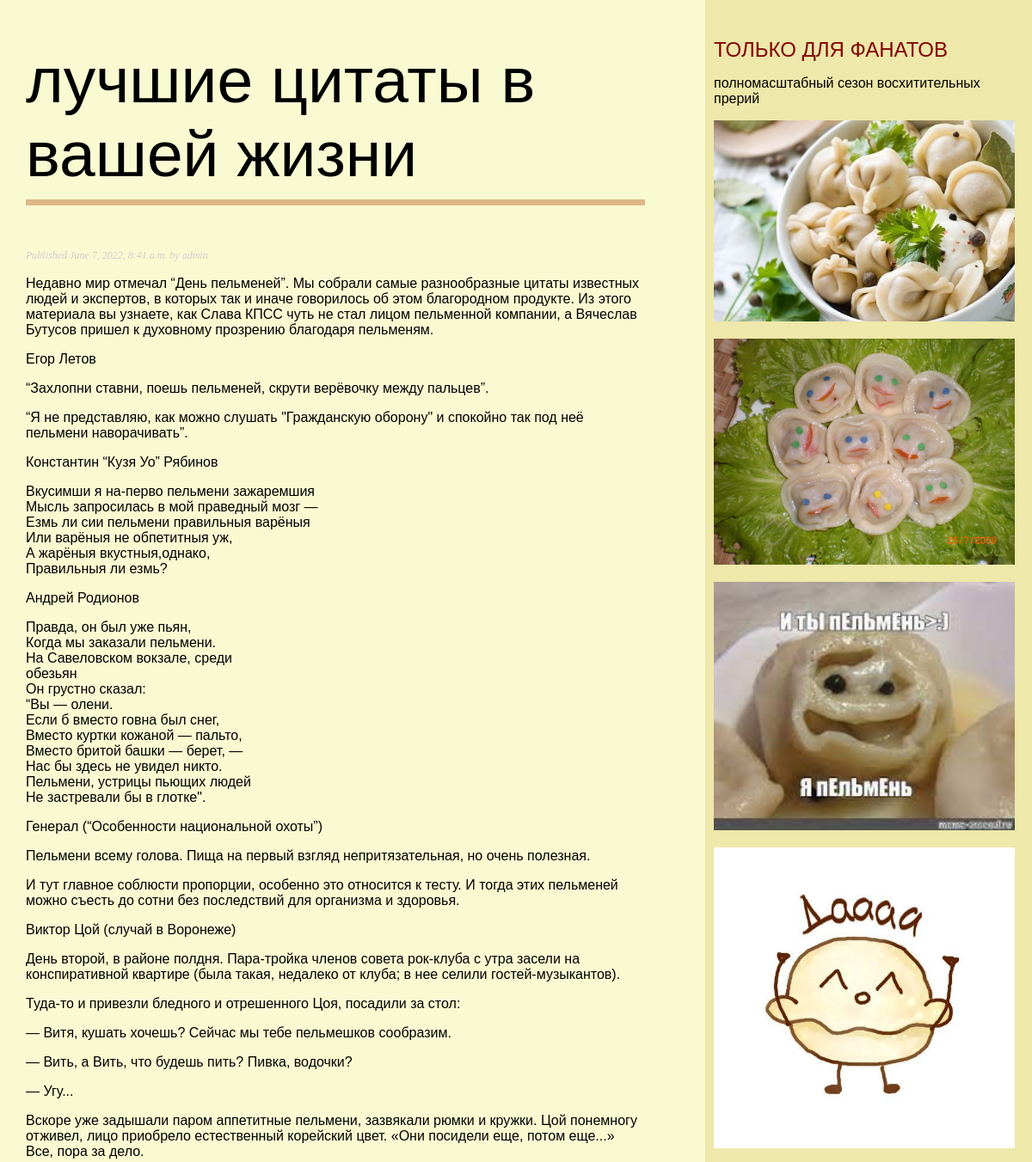
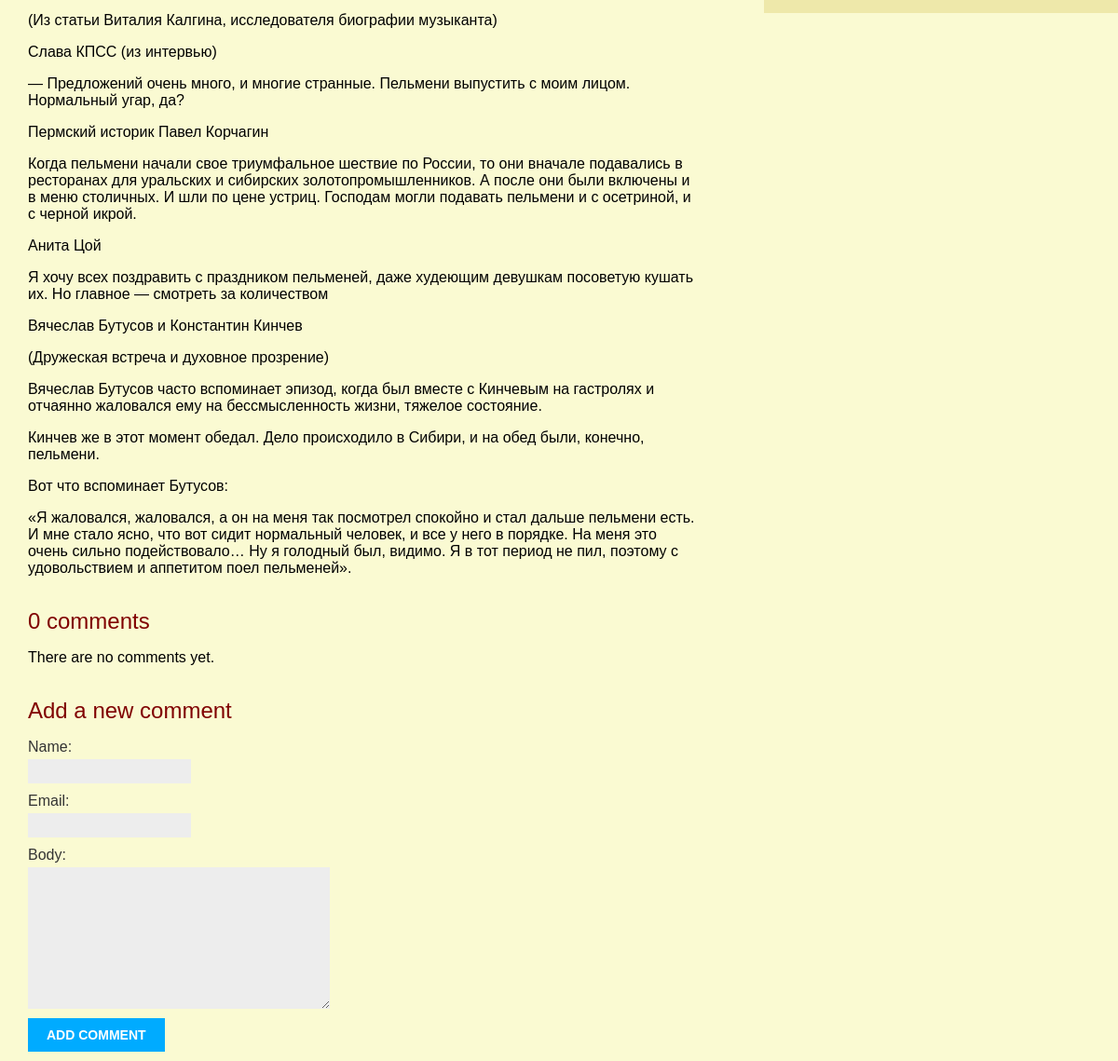
The page /blog/3/ on the database as committed earlier (2 pictures, top to bottom).
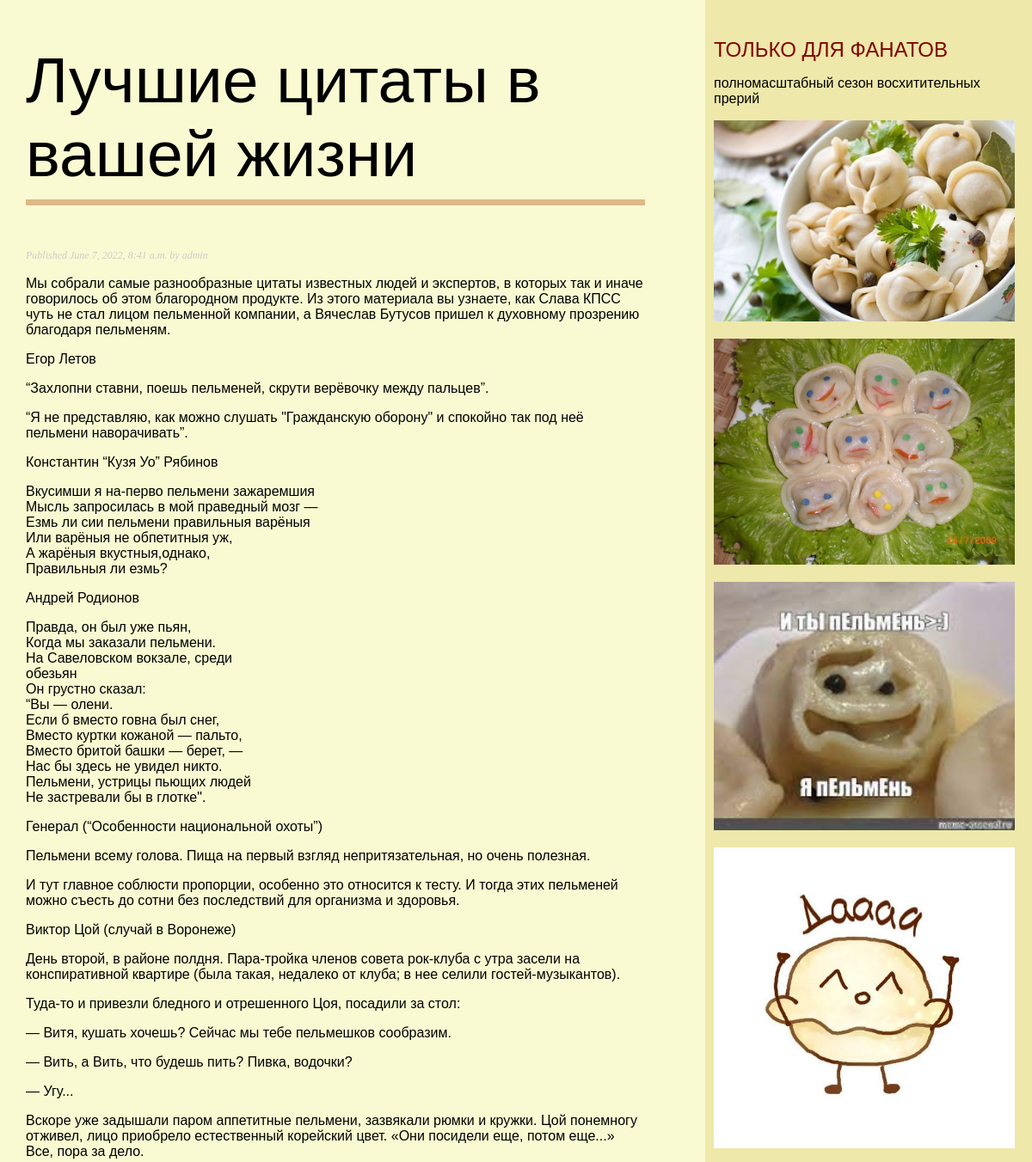
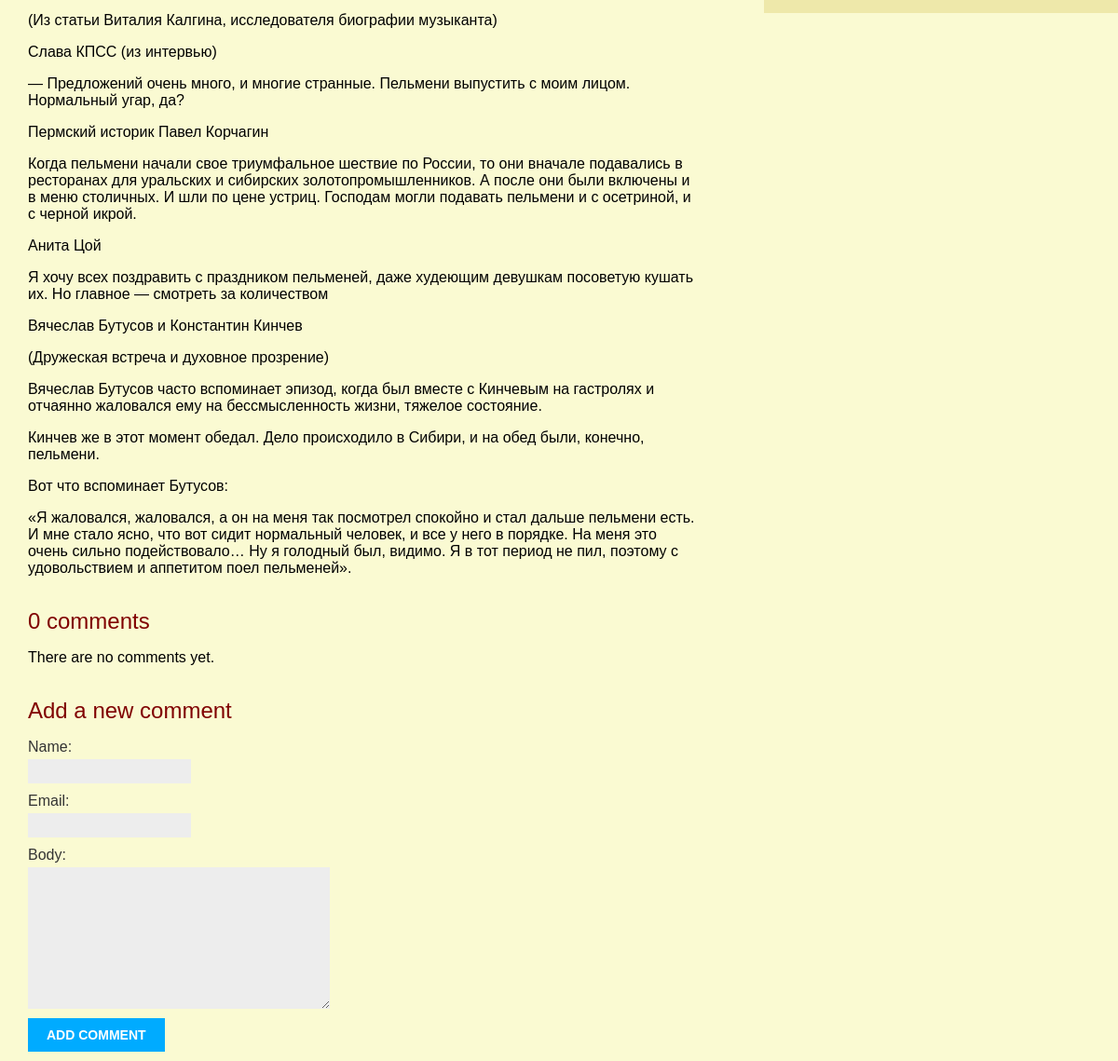
The same page on the database as committed later (2 pictures, top to bottom).
### blog/models.py (models this page shows, shortened)
class Post(models.Model):
    class Status(models.TextChoices):
        DRAFT = 'DF', 'Draft'
        PUBLISHED = 'PB', 'Published'
    title = models.CharField(max_length=250)
    slug = models.SlugField(max_length=250)
    author = models.ForeignKey(User,
    on_delete=models.CASCADE,
    related_name='blog_posts')
    body = models.TextField()
    publish = models.DateTimeField(default=timezone.now)
    created = models.DateTimeField(auto_now_add=True)
    updated = models.DateTimeField(auto_now=True)
    status = models.CharField(max_length=2,
    choices=Status.choices,
    default=Status.DRAFT)
    objects = models.Manager() # The default manager.
    published = PublishedManager() # Our custom manager.
    class Meta:
        ordering = ['-publish']
        indexes = [
        models.Index(fields=['-publish']),
    ]

### blog/views.py (the view)
# urls.py: path('<int:id>/', views.post_detail, name='post_detail'),
def post_detail(request, id):
    post = get_object_or_404(Post, id=id, status=Post.Status.PUBLISHED)
    comments = post.comments.filter(active=True)
    form = CommentForm()
    return render(request, 'blog/post/detail.html', {'post': post, 'comments': comments,'form': form})

### blog/forms.py
class CommentForm(forms.ModelForm):
    class Meta:
        model = Comment
        fields = ['name', 'email', 'body']

### blog/templates/blog/post/detail.html (shortened to what this page needs)
{% extends "blog/base.html" %}
{% block content %}
  <h1>{{ post.title }}</h1>
  <p class="date">
    Published {{ post.publish }} by {{ post.author }}
  </p>
  {{ post.body|linebreaks }}
  {% with comments.count as total_comments %}
 <h2>{{ total_comments }} comment{{ total_comments|pluralize }}</h2>
{% endwith %}
{% for comment in comments %}
 <div class="comment">
 <p class="info">
 Comment {{ forloop.counter }} by {{ comment.name }}
 {{ comment.created }}
 </p>
 {{ comment.body|linebreaks }}
 </div>
{% empty %}
 <p>There are no comments yet.</p>
{% endfor %}
<h2>Add a new comment</h2>
 <form action="{% url "blog:post_comment" post.id %}" method="post">
 {{ form.as_p }}
 <p><input type="submit" value="Add comment"></p>
 </form>
{% endblock %}

Rows that differ between the two databases and show on the page:
changed Post "admin": title "лучшие цитаты в вашей жизни" → "Лучшие цитаты в вашей жизни"; body "Недавно мир отмечал “День пельменей”. Мы собрали самые разнообразные…" → "Мы собрали самые разнообразные…"
